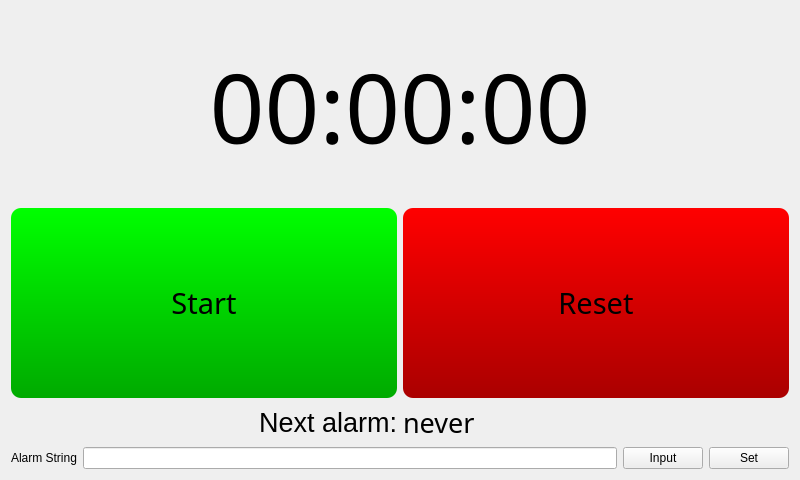
<?xml version="1.0" encoding="UTF-8"?>
<ui version="4.0">
 <class>MainWindow</class>
 <widget class="QMainWindow" name="MainWindow">
  <property name="geometry">
   <rect>
    <x>0</x>
    <y>0</y>
    <width>800</width>
    <height>480</height>
   </rect>
  </property>
  <property name="sizePolicy">
   <sizepolicy hsizetype="Preferred" vsizetype="Preferred">
    <horstretch>0</horstretch>
    <verstretch>0</verstretch>
   </sizepolicy>
  </property>
  <property name="windowTitle">
   <string notr="true">BZTimer</string>
  </property>
  <widget class="QWidget" name="centralWidget">
   <layout class="QVBoxLayout" name="verticalLayout">
    <item>
     <widget class="QLabel" name="timeDisplay">
      <property name="sizePolicy">
       <sizepolicy hsizetype="Preferred" vsizetype="Expanding">
        <horstretch>0</horstretch>
        <verstretch>0</verstretch>
       </sizepolicy>
      </property>
      <property name="font">
       <font>
        <family>Sans Serif</family>
        <pointsize>72</pointsize>
       </font>
      </property>
      <property name="autoFillBackground">
       <bool>false</bool>
      </property>
      <property name="text">
       <string>00:00:00</string>
      </property>
      <property name="textFormat">
       <enum>Qt::PlainText</enum>
      </property>
      <property name="scaledContents">
       <bool>true</bool>
      </property>
      <property name="alignment">
       <set>Qt::AlignCenter</set>
      </property>
     </widget>
    </item>
    <item>
     <layout class="QHBoxLayout" name="horizontalLayout">
      <item>
       <widget class="QPushButton" name="startButton">
        <property name="sizePolicy">
         <sizepolicy hsizetype="Minimum" vsizetype="Expanding">
          <horstretch>0</horstretch>
          <verstretch>0</verstretch>
         </sizepolicy>
        </property>
        <property name="font">
         <font>
          <family>Sans Serif</family>
          <pointsize>22</pointsize>
         </font>
        </property>
        <property name="focusPolicy">
         <enum>Qt::StrongFocus</enum>
        </property>
        <property name="styleSheet">
         <string notr="true">background-color: qlineargradient(spread:pad, x1:0, y1:1, x2:0, y2:0, stop:0 rgba(0, 170, 0, 255), stop:1 rgba(0, 255, 0, 255));
alternate-background-color: rgb(0, 0, 0);
border-radius: 10px;
</string>
        </property>
        <property name="text">
         <string>Start</string>
        </property>
       </widget>
      </item>
      <item>
       <widget class="QPushButton" name="resetButton">
        <property name="sizePolicy">
         <sizepolicy hsizetype="Minimum" vsizetype="Expanding">
          <horstretch>0</horstretch>
          <verstretch>0</verstretch>
         </sizepolicy>
        </property>
        <property name="font">
         <font>
          <family>Sans Serif</family>
          <pointsize>22</pointsize>
         </font>
        </property>
        <property name="focusPolicy">
         <enum>Qt::StrongFocus</enum>
        </property>
        <property name="acceptDrops">
         <bool>false</bool>
        </property>
        <property name="styleSheet">
         <string notr="true">background-color: qlineargradient(spread:pad, x1:0, y1:1, x2:0, y2:0, stop:0 rgba(170, 0, 0, 255), stop:1 rgba(255, 0, 0, 255));
alternate-background-color: rgb(0, 0, 0);
border-radius: 10px;
</string>
        </property>
        <property name="text">
         <string>Reset</string>
        </property>
       </widget>
      </item>
     </layout>
    </item>
    <item>
     <layout class="QHBoxLayout" name="horizontalLayout_2">
      <item>
       <widget class="QLabel" name="nextAlarmLabel">
        <property name="text">
         <string>&lt;!DOCTYPE HTML PUBLIC &quot;-//W3C//DTD HTML 4.0//EN&quot; &quot;http://www.w3.org/TR/REC-html40/strict.dtd&quot;&gt;
&lt;html&gt;&lt;head&gt;&lt;meta name=&quot;qrichtext&quot; content=&quot;1&quot; /&gt;&lt;style type=&quot;text/css&quot;&gt;
p, li { white-space: pre-wrap; }
&lt;/style&gt;&lt;/head&gt;&lt;body style=&quot; font-family:'Sans'; font-size:10pt; font-weight:400; font-style:normal;&quot;&gt;
&lt;p align=&quot;right&quot; style=&quot; margin-top:0px; margin-bottom:0px; margin-left:0px; margin-right:0px; -qt-block-indent:0; text-indent:0px;&quot;&gt;&lt;span style=&quot; font-size:20pt;&quot;&gt;Next alarm:&lt;/span&gt;&lt;/p&gt;&lt;/body&gt;&lt;/html&gt;</string>
        </property>
       </widget>
      </item>
      <item>
       <widget class="QLabel" name="nextAlarmDisplay">
        <property name="font">
         <font>
          <family>Sans Serif</family>
          <pointsize>20</pointsize>
         </font>
        </property>
        <property name="text">
         <string>&lt;!DOCTYPE HTML PUBLIC &quot;-//W3C//DTD HTML 4.0//EN&quot; &quot;http://www.w3.org/TR/REC-html40/strict.dtd&quot;&gt;
&lt;html&gt;&lt;head&gt;&lt;meta name=&quot;qrichtext&quot; content=&quot;1&quot; /&gt;&lt;style type=&quot;text/css&quot;&gt;
p, li { white-space: pre-wrap; }
&lt;/style&gt;&lt;/head&gt;&lt;body style=&quot; font-family:'Sans'; font-size:10pt; font-weight:400; font-style:normal;&quot;&gt;
&lt;p style=&quot; margin-top:0px; margin-bottom:0px; margin-left:0px; margin-right:0px; -qt-block-indent:0; text-indent:0px;&quot;&gt;&lt;span style=&quot; font-size:20pt;&quot;&gt;never&lt;/span&gt;&lt;/p&gt;&lt;/body&gt;&lt;/html&gt;</string>
        </property>
       </widget>
      </item>
     </layout>
    </item>
    <item>
     <layout class="QHBoxLayout" name="horizontalLayout_3">
      <item>
       <widget class="QLabel" name="alarmStringLabel">
        <property name="text">
         <string>Alarm String</string>
        </property>
       </widget>
      </item>
      <item>
       <widget class="QLineEdit" name="alarmStringInput">
        <property name="mouseTracking">
         <bool>true</bool>
        </property>
       </widget>
      </item>
      <item>
       <widget class="QPushButton" name="alarmStringInputButton">
        <property name="text">
         <string>Input</string>
        </property>
       </widget>
      </item>
      <item>
       <widget class="QPushButton" name="alarmStringSetButton">
        <property name="text">
         <string>Set</string>
        </property>
       </widget>
      </item>
     </layout>
    </item>
   </layout>
  </widget>
 </widget>
 <layoutdefault spacing="6" margin="11"/>
 <resources/>
 <connections/>
</ui>
